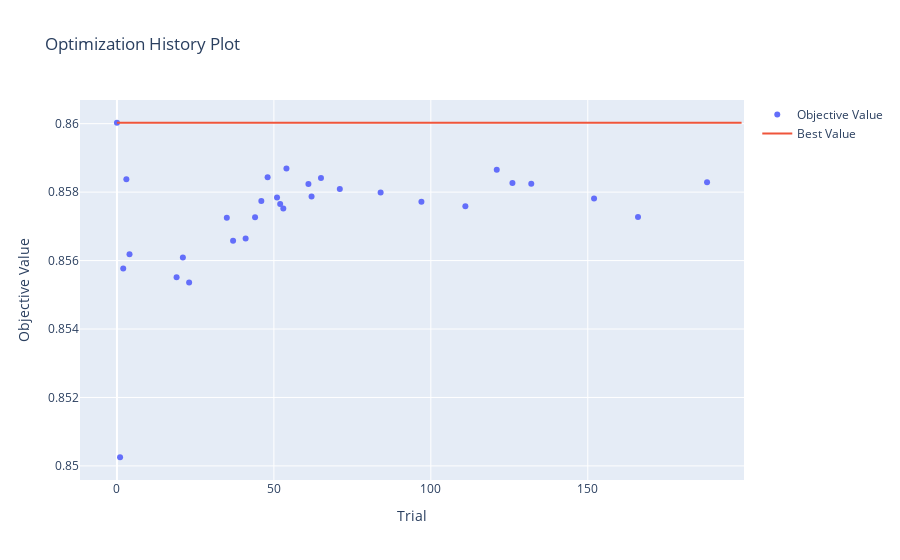

Notebook code cell kept with this figure:
### Markdown cell above
# Permutation feature by Optuna

As we can see Variable Bank(encoded) is the top most feature, followed by NAICS(encoded) -> Industry type

Then we have Bank State and Zip, both encoded , and then Gaureentee ratio.

### Code cell
optuna.visualization.plot_optimization_history(study)

### Figure 1 — Plotly figure (JSON) as saved in the notebook; plotly's stock layout.template omitted (floating-point values rounded to 4 significant figures; data arrays with more than 128 entries replaced by an {"elided": "..."} marker saying what was removed)
{"data": [{"mode": "markers", "name": "Objective Value", "type": "scatter", "x": [0, 1, 2, 3, 4, 19, 21, 23, 35, 37, 41, 44, 46, 48, 51, 52, 53, 54, 61, 62, 65, 71, 84, 97, 111, 121, 126, 132, 152, 166, 188], "y": [0.86, 0.8503, 0.8558, 0.8584, 0.8562, 0.8555, 0.8561, 0.8554, 0.8573, 0.8566, 0.8566, 0.8573, 0.8577, 0.8584, 0.8578, 0.8577, 0.8575, 0.8587, 0.8582, 0.8579, 0.8584, 0.8581, 0.858, 0.8577, 0.8576, 0.8587, 0.8583, 0.8582, 0.8578, 0.8573, 0.8583]}, {"mode": "lines", "name": "Best Value", "type": "scatter", "x": {"elided": "200 int values"}, "y": {"elided": "200 float values"}}, {"marker": {"color": "#cccccc"}, "mode": "markers", "name": "Infeasible Trial", "showlegend": false, "type": "scatter", "x": [], "y": []}], "layout": {"title": {"text": "Optimization History Plot"}, "xaxis": {"title": {"text": "Trial"}}, "yaxis": {"title": {"text": "Objective Value"}}}}
